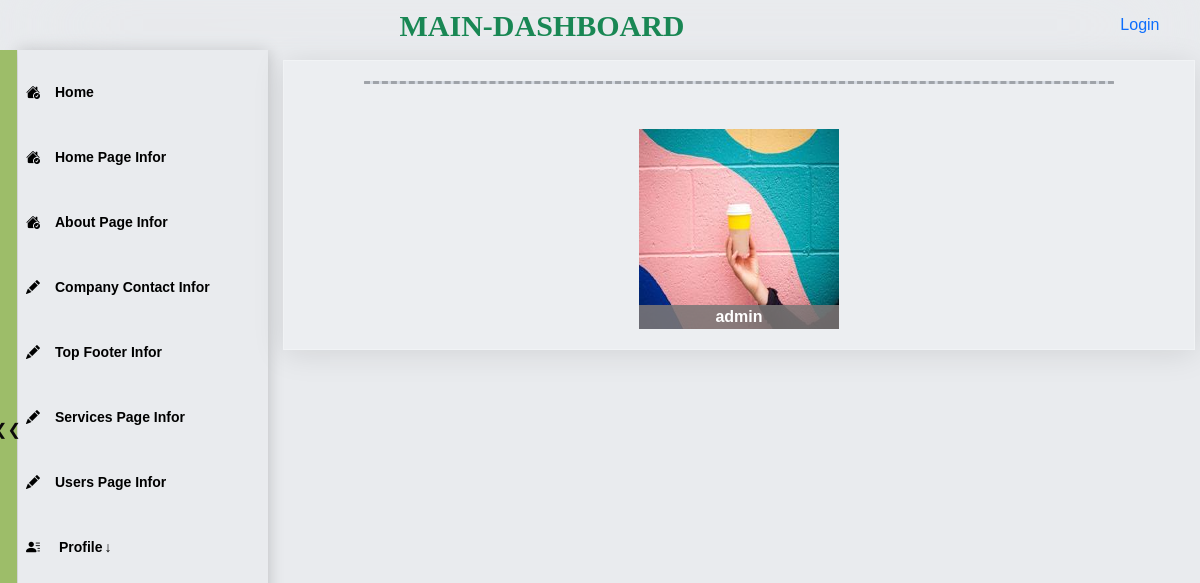
The page /users/users/list/ on the database as committed earlier.
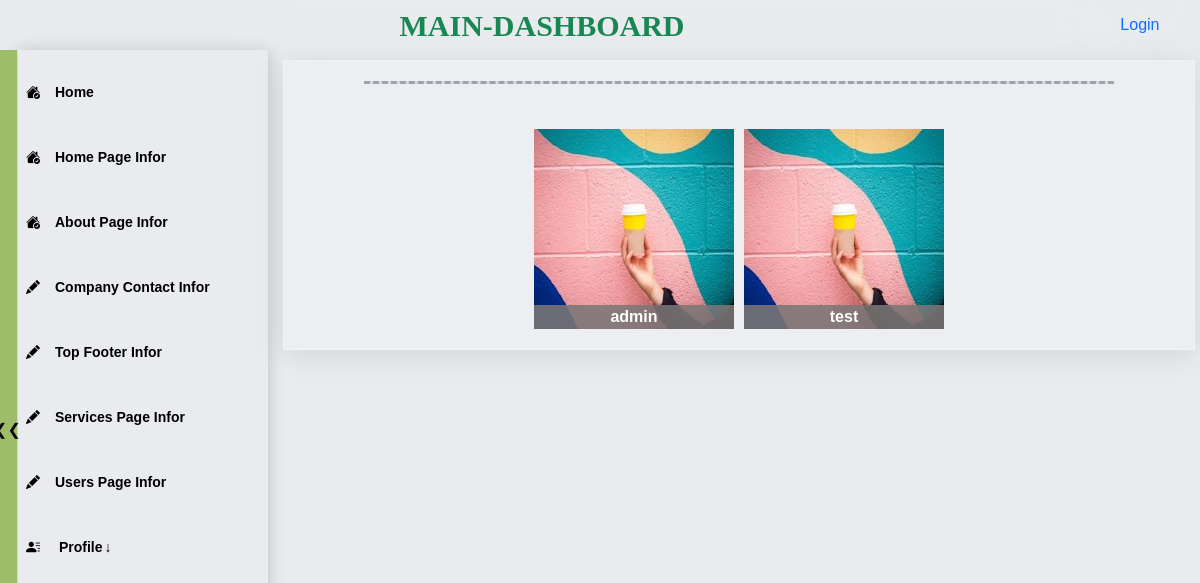
The same page on the database as committed later.
### users/models.py (models this page shows, shortened)
class Profile(models.Model):
    is_staff = models.BooleanField(default=False)
    user = models.OneToOneField(User, on_delete=models.CASCADE) # Delete profile when user is deleted
    phone_number = PhoneNumberField(null=True, blank=True)
    country= CountryField(blank=True)
    title = models.CharField(default='This is the default, title change it in profile.', max_length=200, null=True)
    desc_text='Hey, there is a default text description about you that you can change it by clicking "Edit" or going'
    desc = models.TextField(default=desc_text, max_length=200, null=True)
    image = models.ImageField(default='default.jpg', upload_to='profile_pics')
    github = models.URLField(default='https://www.github.com/', max_length=1000, null=True, blank=True)
    facebook = models.URLField(default='https://www.facebook.com/', max_length=1000, null=True, blank=True)
    googleplus = models.URLField(default='https://www.google.com/', max_length=1000, null=True, blank=True)
    instagram = models.URLField(default='https://www.instagram.com/', max_length=1000, null=True, blank=True)

### users/admin_views/users_list_views.py (the view)
# urls.py: path('users/list/', user_list, name='user_list'),
def user_list(request):
    profiles = Profile.objects.all()
    return render(request, 'maindashboard/users_admin/users_list.html', {'profiles': profiles})

### templates/maindashboard/users_admin/users_list.html (shortened to what this page needs)
{% extends 'maindashboard/dashboard_base.html' %}
{% load static %}
{% block css %}
<link rel="stylesheet" href="{% static 'css/description.css' %}" type="text/css">
<link rel="stylesheet" href="{% static 'css/about.css' %}" type="text/css">
{% endblock css %}
{% block content %}
 <section class=" description">
    <div id="description-page"  class=" container-xxl">
        <div class="dev text-center">
          <h2 ><hr style="margin: 0.5rem 0; border-top: 3px dashed black; background: none;"> </h2>
        </div>
        <div class=" about-list edit-icon-h ">
            {% if  profiles %}
            {% for profile in profiles %}
            <div class="about--list">
                <a href="{% url 'user_detail' user_id=profile.user.id %}">
                    <img src="{{profile.image.url}}" width="200" height="200" alt="">
                    <div class="bottom-name">{{ profile.user.username }}
                    </div>
                </a>
            </div>
            {% endfor %}
            {% else %}
                <p> No Imformation Available </p>
            {% endif %}
        </div>
    </div>
  </section>
{% endblock content %}

Rows that differ between the two databases and show on the page:
added Profile: image (placeholder picture), user.username "test"
